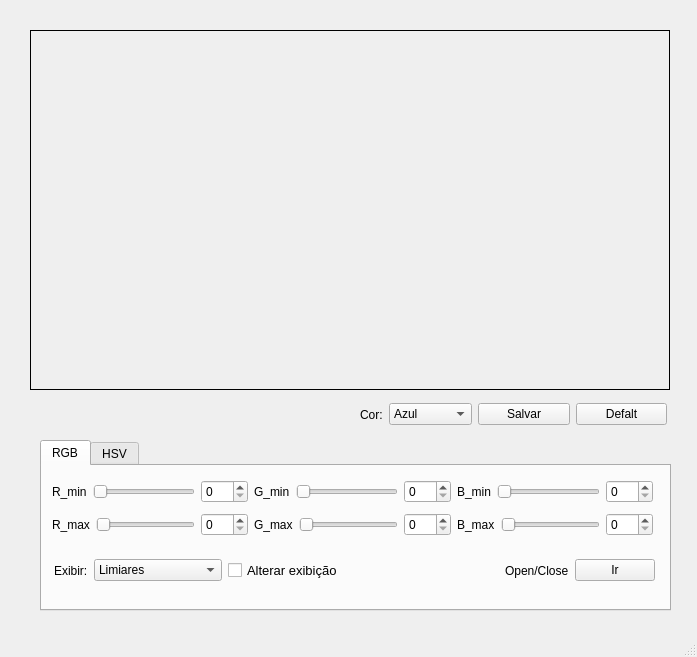
<?xml version="1.0" encoding="UTF-8"?>
<ui version="4.0">
 <class>MainWindow</class>
 <widget class="QMainWindow" name="MainWindow">
  <property name="geometry">
   <rect>
    <x>0</x>
    <y>0</y>
    <width>697</width>
    <height>657</height>
   </rect>
  </property>
  <property name="windowTitle">
   <string>MainWindow</string>
  </property>
  <widget class="QWidget" name="centralwidget">
   <widget class="QLabel" name="frame">
    <property name="geometry">
     <rect>
      <x>30</x>
      <y>30</y>
      <width>640</width>
      <height>360</height>
     </rect>
    </property>
    <property name="frameShape">
     <enum>QFrame::Panel</enum>
    </property>
    <property name="frameShadow">
     <enum>QFrame::Plain</enum>
    </property>
    <property name="text">
     <string/>
    </property>
   </widget>
   <widget class="QTabWidget" name="tabWidget">
    <property name="geometry">
     <rect>
      <x>40</x>
      <y>440</y>
      <width>631</width>
      <height>171</height>
     </rect>
    </property>
    <property name="currentIndex">
     <number>0</number>
    </property>
    <widget class="QWidget" name="tab">
     <attribute name="title">
      <string>RGB</string>
     </attribute>
     <widget class="QWidget" name="layoutWidget">
      <property name="geometry">
       <rect>
        <x>10</x>
        <y>10</y>
        <width>601</width>
        <height>66</height>
       </rect>
      </property>
      <layout class="QHBoxLayout" name="horizontalLayout_8">
       <item>
        <layout class="QVBoxLayout" name="verticalLayout">
         <item>
          <layout class="QHBoxLayout" name="horizontalLayout_2">
           <item>
            <widget class="QLabel" name="label">
             <property name="text">
              <string>R_min</string>
             </property>
            </widget>
           </item>
           <item>
            <widget class="QSlider" name="R_min">
             <property name="maximum">
              <number>255</number>
             </property>
             <property name="orientation">
              <enum>Qt::Horizontal</enum>
             </property>
            </widget>
           </item>
           <item>
            <widget class="QSpinBox" name="R_min_2">
             <property name="maximum">
              <number>255</number>
             </property>
            </widget>
           </item>
          </layout>
         </item>
         <item>
          <layout class="QHBoxLayout" name="horizontalLayout_3">
           <item>
            <widget class="QLabel" name="label_3">
             <property name="text">
              <string>R_max</string>
             </property>
            </widget>
           </item>
           <item>
            <widget class="QSlider" name="R_max">
             <property name="maximum">
              <number>255</number>
             </property>
             <property name="orientation">
              <enum>Qt::Horizontal</enum>
             </property>
            </widget>
           </item>
           <item>
            <widget class="QSpinBox" name="R_max_2">
             <property name="maximum">
              <number>255</number>
             </property>
            </widget>
           </item>
          </layout>
         </item>
        </layout>
       </item>
       <item>
        <layout class="QVBoxLayout" name="verticalLayout_2">
         <item>
          <layout class="QHBoxLayout" name="horizontalLayout_4">
           <item>
            <widget class="QLabel" name="label_4">
             <property name="text">
              <string>G_min</string>
             </property>
            </widget>
           </item>
           <item>
            <widget class="QSlider" name="G_min">
             <property name="maximum">
              <number>255</number>
             </property>
             <property name="orientation">
              <enum>Qt::Horizontal</enum>
             </property>
            </widget>
           </item>
           <item>
            <widget class="QSpinBox" name="G_min_2">
             <property name="maximum">
              <number>255</number>
             </property>
            </widget>
           </item>
          </layout>
         </item>
         <item>
          <layout class="QHBoxLayout" name="horizontalLayout_5">
           <item>
            <widget class="QLabel" name="label_5">
             <property name="text">
              <string>G_max</string>
             </property>
            </widget>
           </item>
           <item>
            <widget class="QSlider" name="G_max">
             <property name="maximum">
              <number>255</number>
             </property>
             <property name="orientation">
              <enum>Qt::Horizontal</enum>
             </property>
            </widget>
           </item>
           <item>
            <widget class="QSpinBox" name="G_max_2">
             <property name="maximum">
              <number>255</number>
             </property>
            </widget>
           </item>
          </layout>
         </item>
        </layout>
       </item>
       <item>
        <layout class="QVBoxLayout" name="verticalLayout_3">
         <item>
          <layout class="QHBoxLayout" name="horizontalLayout_6">
           <item>
            <widget class="QLabel" name="label_6">
             <property name="text">
              <string>B_min</string>
             </property>
            </widget>
           </item>
           <item>
            <widget class="QSlider" name="B_min">
             <property name="maximum">
              <number>255</number>
             </property>
             <property name="orientation">
              <enum>Qt::Horizontal</enum>
             </property>
            </widget>
           </item>
           <item>
            <widget class="QSpinBox" name="B_min_2">
             <property name="maximum">
              <number>255</number>
             </property>
            </widget>
           </item>
          </layout>
         </item>
         <item>
          <layout class="QHBoxLayout" name="horizontalLayout_7">
           <item>
            <widget class="QLabel" name="label_7">
             <property name="text">
              <string>B_max</string>
             </property>
            </widget>
           </item>
           <item>
            <widget class="QSlider" name="B_max">
             <property name="maximum">
              <number>255</number>
             </property>
             <property name="orientation">
              <enum>Qt::Horizontal</enum>
             </property>
            </widget>
           </item>
           <item>
            <widget class="QSpinBox" name="B_max_2">
             <property name="maximum">
              <number>255</number>
             </property>
            </widget>
           </item>
          </layout>
         </item>
        </layout>
       </item>
      </layout>
     </widget>
     <widget class="QWidget" name="">
      <property name="geometry">
       <rect>
        <x>12</x>
        <y>90</y>
        <width>601</width>
        <height>29</height>
       </rect>
      </property>
      <layout class="QHBoxLayout" name="horizontalLayout_12">
       <item>
        <layout class="QHBoxLayout" name="horizontalLayout_10">
         <item>
          <widget class="QLabel" name="label_8">
           <property name="text">
            <string>Exibir:</string>
           </property>
          </widget>
         </item>
         <item>
          <widget class="QComboBox" name="comboBox">
           <item>
            <property name="text">
             <string>Limiares</string>
            </property>
           </item>
           <item>
            <property name="text">
             <string>Original</string>
            </property>
           </item>
           <item>
            <property name="text">
             <string>Amarelo_binario</string>
            </property>
           </item>
           <item>
            <property name="text">
             <string>Vermelho_binario</string>
            </property>
           </item>
           <item>
            <property name="text">
             <string>Azul_binario</string>
            </property>
           </item>
           <item>
            <property name="text">
             <string>Laranja_binario</string>
            </property>
           </item>
          </widget>
         </item>
         <item>
          <widget class="QCheckBox" name="enable_limiares">
           <property name="font">
            <font>
             <pointsize>10</pointsize>
            </font>
           </property>
           <property name="text">
            <string>Alterar exibição</string>
           </property>
          </widget>
         </item>
        </layout>
       </item>
       <item>
        <spacer name="horizontalSpacer">
         <property name="orientation">
          <enum>Qt::Horizontal</enum>
         </property>
         <property name="sizeHint" stdset="0">
          <size>
           <width>78</width>
           <height>20</height>
          </size>
         </property>
        </spacer>
       </item>
       <item>
        <layout class="QHBoxLayout" name="horizontalLayout_11">
         <item>
          <widget class="QLabel" name="label_9">
           <property name="text">
            <string>Open/Close</string>
           </property>
          </widget>
         </item>
         <item>
          <widget class="QPushButton" name="open_close">
           <property name="text">
            <string>Ir</string>
           </property>
          </widget>
         </item>
        </layout>
       </item>
      </layout>
     </widget>
    </widget>
    <widget class="QWidget" name="tab_2">
     <attribute name="title">
      <string>HSV</string>
     </attribute>
    </widget>
   </widget>
   <widget class="QWidget" name="layoutWidget">
    <property name="geometry">
     <rect>
      <x>360</x>
      <y>400</y>
      <width>307</width>
      <height>29</height>
     </rect>
    </property>
    <layout class="QHBoxLayout" name="horizontalLayout_9">
     <item>
      <layout class="QHBoxLayout" name="horizontalLayout">
       <item>
        <widget class="QLabel" name="label_2">
         <property name="text">
          <string>Cor:</string>
         </property>
        </widget>
       </item>
       <item>
        <widget class="QComboBox" name="SelectColor">
         <item>
          <property name="text">
           <string>Azul</string>
          </property>
         </item>
         <item>
          <property name="text">
           <string>Laranja</string>
          </property>
         </item>
         <item>
          <property name="text">
           <string>Amarelo</string>
          </property>
         </item>
         <item>
          <property name="text">
           <string>Verde</string>
          </property>
         </item>
         <item>
          <property name="text">
           <string>Vermelho</string>
          </property>
         </item>
        </widget>
       </item>
      </layout>
     </item>
     <item>
      <widget class="QPushButton" name="salve">
       <property name="text">
        <string>Salvar</string>
       </property>
      </widget>
     </item>
     <item>
      <widget class="QPushButton" name="defalt">
       <property name="text">
        <string>Defalt</string>
       </property>
      </widget>
     </item>
    </layout>
   </widget>
   <widget class="QLabel" name="time">
    <property name="geometry">
     <rect>
      <x>456</x>
      <y>50</y>
      <width>181</width>
      <height>20</height>
     </rect>
    </property>
    <property name="styleSheet">
     <string notr="true">color: rgb(243, 243, 243);</string>
    </property>
    <property name="text">
     <string/>
    </property>
    <property name="alignment">
     <set>Qt::AlignCenter</set>
    </property>
   </widget>
   <zorder>tabWidget</zorder>
   <zorder>layoutWidget</zorder>
   <zorder>frame</zorder>
   <zorder>time</zorder>
  </widget>
  <widget class="QMenuBar" name="menubar">
   <property name="geometry">
    <rect>
     <x>0</x>
     <y>0</y>
     <width>697</width>
     <height>22</height>
    </rect>
   </property>
  </widget>
  <widget class="QStatusBar" name="statusbar"/>
 </widget>
 <resources/>
 <connections/>
</ui>
